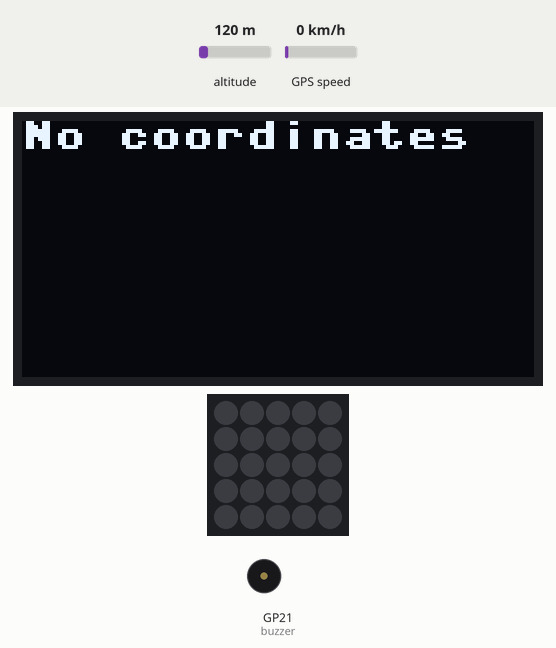
This program was run on a simulated Raspberry Pi Pico running MicroPython. Shown: 128×64 one-colour display, 5×5 RGB LED matrix, buzzer (waves = sounding). The test bench sets the inputs (shaded band); at power-on: altitude 120 m, GPS speed 0 km/h. Dim RGB values are drawn brighter than linear; the GPS gets a fix after 3 s at 37.7749, -122.4194 with 8 satellites; the 25 LEDs are laid out as on the BitDogLab board (LED 0 bottom right, every second row reversed); library files of the repository ran but are not shown: micropyGPS.py; what the program prints to the serial console is not drawn.

Above: at 1.6 s.
1.7 s: altitude set to 20 m
At 5.2 s:
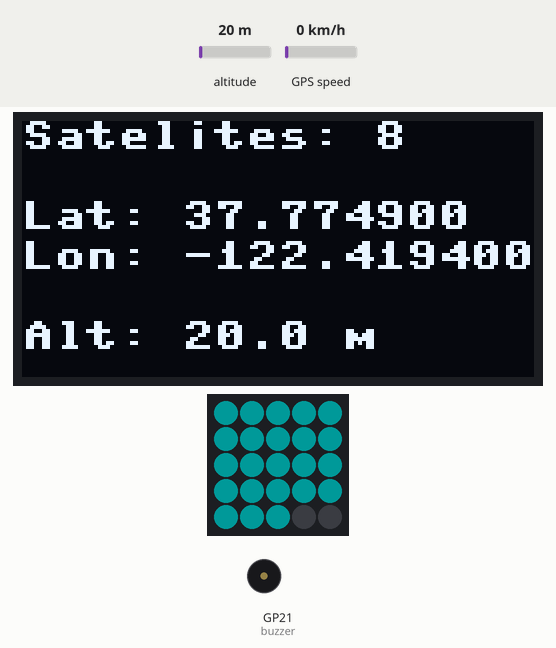
5.4 s: altitude set to 250 m
At 7.4 s:
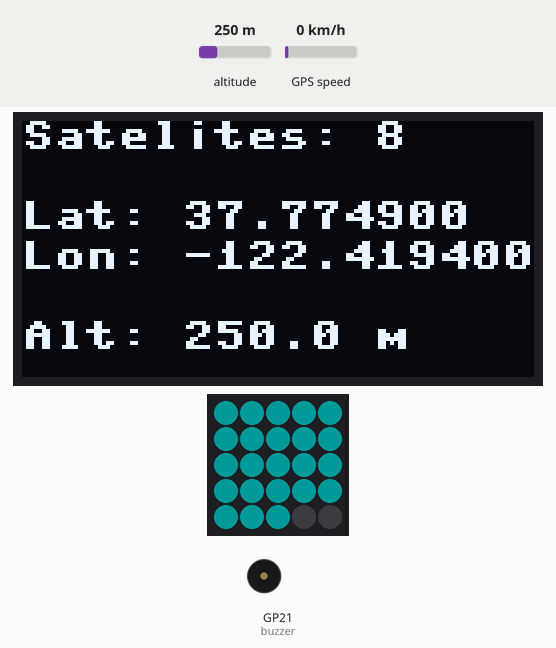
7.7 s: altitude set to 500 m
At 9.2 s:
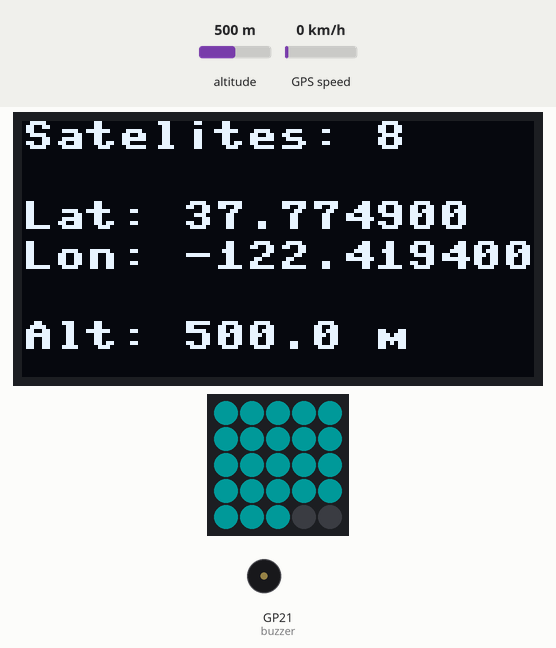
Timing chart, 0 to 10.7 s (numbered marks = the images above; inputs shaded):
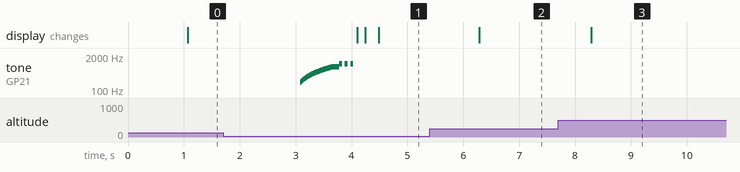

Measured:
- after the input at 5.4 s, the display: changes after 0.89 s (image 2)
- after the input at 7.7 s, the display: changes after 0.59 s (image 3)
- by itself, tone on GP21 (buzzer): plays 200 Hz for 0.01 s, 210 Hz for 0.01 s, 220 Hz for 0.01 s, 230 Hz for 0.01 s, 240 Hz for 0.01 s, 250 Hz for 0.01 s … (63 notes in this stretch)

The program:

EDs_funcionando__com_buzzer_indicando_sinal_com_altitude__+++.py
```python
# aqui usamos o slot I2C0 conectando a um módulo GPS NEO 6 ou superior
# A conecção é: amarelo com o Tx do módulo GPS - Branco com o RX do módulo - Vermelho  com o VCC do módulo - preto com o GND
# Neste exemplo, map_snr_to_intensity converte o valor de SNR para uma intensidade de LED, e update_led_matrix atualiza a matriz de LEDs com essas intensidades.
'''
Passo a passo do código:

Colete os dados de SNR dos satélites conforme você leu do módulo GPS.
Armazene esses dados em uma lista.
Ordene a lista e pegue os 5 maiores valores.
Use esses valores para atualizar a matriz de LEDs.
'''

import machine
from machine import UART, Pin, I2C, PWM
import neopixel
from ssd1306 import SSD1306_I2C
from micropyGPS import MicropyGPS
import time

# Inicialização do I2C e OLED
i2c = I2C(1, sda=Pin(14), scl=Pin(15), freq=400000)
oled = SSD1306_I2C(128, 64, i2c)

# Inicialize o buzzer fora da função
buzzer = PWM(Pin(21))

# Flag para a primeira identificação das coordenadas
first_fix = True

# Inicialização do GPS
gps_module = UART(0, baudrate=9600, tx=Pin(0), rx=Pin(1))
gps = MicropyGPS()

# Definição da matriz de LEDs
NUM_LEDS = 25  # Número total de LEDs
np = neopixel.NeoPixel(Pin(7), NUM_LEDS)
LED_MATRIX = [
    [24, 23, 22, 21, 20],
    [15, 16, 17, 18, 19],
    [14, 13, 12, 11, 10],
    [5, 6, 7, 8, 9],
    [4, 3, 2, 1, 0]
]

def clear_matrix():
    for i in range(NUM_LEDS):
        np[i] = (0, 0, 0)
    np.write()

def update_led_matrix(snr_values):
    #clear_matrix()
    sorted_snr_values = sorted(snr_values, reverse=True)[:5]
    for col, snr in enumerate(sorted_snr_values):
        led_height = map_snr_to_led_height(snr)
        for row in range(led_height):
            led_index = LED_MATRIX[row][col]
            np[led_index] = (0, 25, 25)  # Ajuste a cor conforme necessário
    np.write()

def map_snr_to_led_height(snr):
    # Mapeia o valor de SNR para a altura da coluna de LEDs
    # com uma resolução melhor
    if snr <= 8:
        return 1  # Acende 1 LED
    elif snr <= 17:
        return 2  # Acende 2 LEDs
    elif snr <= 24:
        return 3  # Acende 3 LEDs
    elif snr <= 40:
        return 4  # Acende 4 LEDs
    else:
        return 5  # Acende 5 LEDs (toda a coluna)


def convert_coordinates(sections):
    if sections[0] == 0:
        return None
    data = sections[0] + (sections[1] / 60.0)
    if sections[2] in ['S', 'W']:
        data = -data
    return '{0:.6f}'.format(data)

def awakening():
    buzzer = PWM(Pin(21))

    # Começar com uma baixa frequência e aumentar lentamente
    for freq in range(200, 800, 10):
        buzzer.freq(freq)
        buzzer.duty_u16(32768)  # 50% de duty cycle
        time.sleep(0.01)

    # Pequena pausa
    time.sleep(0.1)

    # Tocar 3 tons curtos e rápidos, como um "Oi!"
    for _ in range(3):
        buzzer.freq(1000)
        buzzer.duty_u16(32768)
        time.sleep(0.05)
        buzzer.duty_u16(0)  # Silenciar
        time.sleep(0.05)

    buzzer.deinit()


while True:
    snr_values = []

    if gps_module.any():
        stat = gps_module.readline()
        try:
            stat = stat.decode('utf-8')
        except Exception:
            continue

        for char in stat:
            gps.update(char)

        if gps.satellite_data_updated():
            for sv_id, sv_data in gps.satellite_data.items():
                if sv_data[2] is not None:
                    snr_values.append(sv_data[2])
            gps.unset_satellite_data_updated()

        latitude = convert_coordinates(gps.latitude)
        longitude = convert_coordinates(gps.longitude)
        altitude = gps.altitude if gps.altitude != None else 'N/A'  # Obtém a altitude

        oled.fill(0)
        if latitude and longitude:
            oled.text('Satelites: ' + str(gps.satellites_in_use), 0, 0)
            oled.text('Lat: ' + latitude, 0, 20)
            oled.text('Lon: ' + longitude, 0, 30)
            oled.text('Alt: ' + str(altitude) + ' m', 0, 50)  # Exibe a altitude

            # Verifique se é a primeira vez que as coordenadas são identificadas
            if first_fix:
                awakening()  # Toca o alerta do buzzer
                first_fix = False  # Atualiza a flag para não tocar novamente

        else:
            oled.text("No coordinates", 0, 0)

        oled.show()

        update_led_matrix(snr_values)

        print("Dados SNR dos Satélites:")
        for sv_id, sv_data in gps.satellite_data.items():
            print(f"Satélite {sv_id}: Elevação={sv_data[0]}, Azimute={sv_data[1]}, SNR={sv_data[2]}")

            gps.unset_satellite_data_updated()
```
